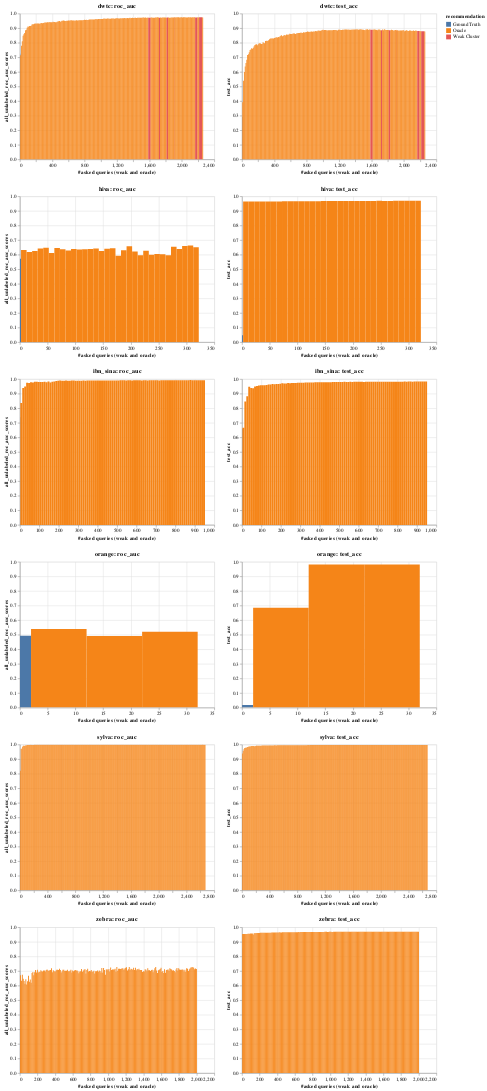

Notebook code cell kept with this figure:
### Code cell
pre_fetch_data(5)
visualise_top_n(5)
